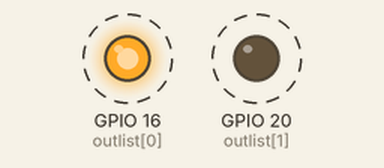
Bench run of a program on a simulated Raspberry Pi (BCM pin numbers). Parts: output pins drawn as LEDs (lit = HIGH). Dashed ring = blinking.

Above: at 0.2 s.
Timing chart, 0 to 3.0 s (numbered marks = the images above):
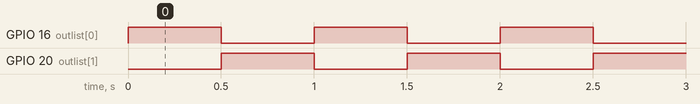

Measured:
- by itself, GPIO 16 (outlist[0]), GPIO 20 (outlist[1]): alternates HIGH for 0.50 s and LOW for 0.50 s

The program:

gpio_test.py
```python
import RPi.GPIO as GPIO
import time

#set the mode to BCM for GPIO numbers
GPIO.setmode(GPIO.BCM)


#set GPIO16,20 as output pins
outlist = [16,20]
GPIO.setup(outlist,GPIO.OUT)


while(1):
    GPIO.output(16,1)
    GPIO.output(20,0)
    time.sleep(0.5)
    GPIO.output(16,0)
    GPIO.output(20,1)
    time.sleep(0.5)


#set channels used to inputs with no pull up/down
GPIO.cleanup()
```
